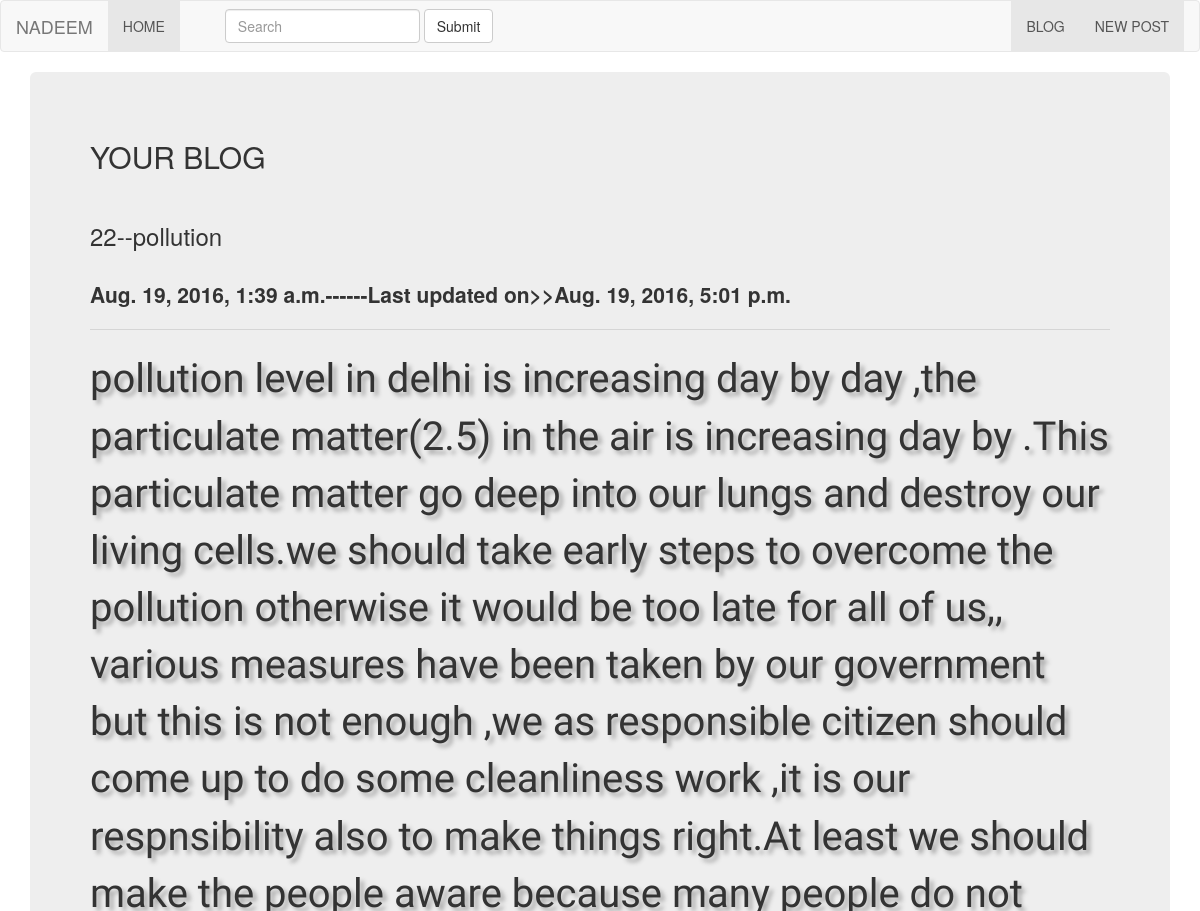
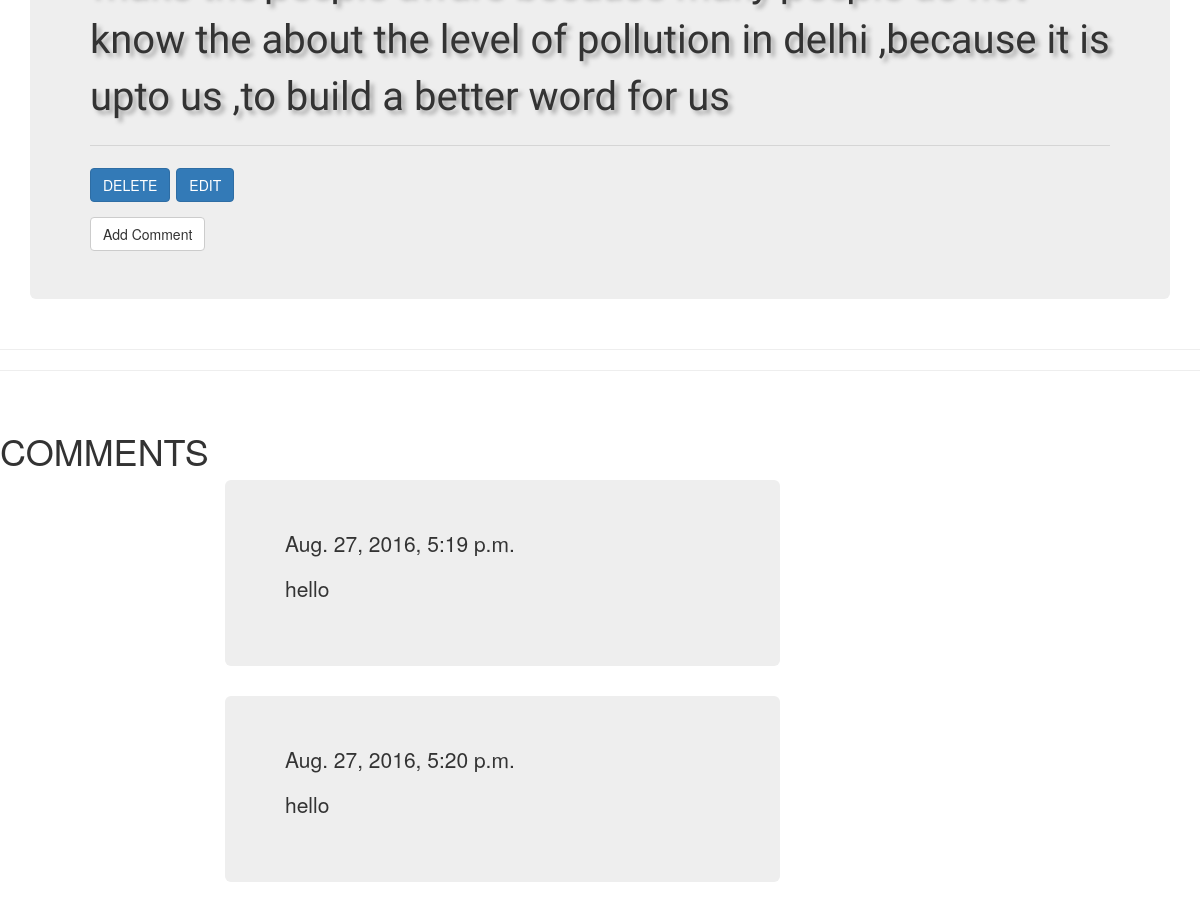
The page /22/ on the database its author committed (2 pictures, top to bottom).
### blog/models.py (models this page shows, shortened)
class Post(models.Model):
    title=models.CharField(max_length=120)
    image=models.ImageField(null=True,blank=True,width_field="width_field",height_field="height_field")
    height_field=models.IntegerField(default=0)
    width_field=models.IntegerField(default=0)
    content=models.TextField()
    updated=models.DateTimeField(auto_now=True,auto_now_add=False)
    timestamp=models.DateTimeField(auto_now=False,auto_now_add=True)

class comment(models.Model):
    post=models.ForeignKey('blog.Post',related_name='comments')
    text=models.TextField()
    created_date=models.DateTimeField(auto_now=False,auto_now_add=True)
    approved_comment=models.BooleanField(default=False)

### blog/views.py (the view)
# urls.py: url(r'^(?P<id>\d+)/$',views.post_detail,name='detail'),
def post_detail(request,id):
    instance=get_object_or_404(Post,id=id)
    context={
    "title":"Detail",
    "instance":instance
    }
    return render(request,"post_detail.html",context)

### blog/templates/post_detail.html (shortened to what this page needs)
{% extends "base.html" %}
{% block content%}
  {% include 'nav.html'%}
<div class="container">
  <div class="row" >
   <div class="col-sm-12 ">
<div class ="jumbotron">
  <h2>YOUR BLOG</h2><br>
  <h3>{{instance.id}}--{{instance.title}}</h3><br>
  <p><strong>{{instance.timestamp}}------Last updated on>>{{instance.updated}}</strong></p>
  <hr>
  <div class="p1">{{instance.content}}</div>
  <hr>
  <p><a href="{%url 'delete' instance.id %}" class="btn btn-primary" role="button">DELETE</a>     <a href="{%url 'update' instance.id %}" class="btn btn-primary" role="button">EDIT</a></p>
    <a class="btn btn-default" href="{%url 'add_comment' instance.id %}">Add Comment</a>
</div>
  </div>
  </div>
  </div>
<hr>
<hr>
<br>
<h1>COMMENTS</h1>
  {%for c in instance.comments.all%}
<div class="container">
  <div class="row">
       <div class="col-sm-6 col-sm-offset-2">
<div class="jumbotron" >
  <p>{{c.created_date}}</p>
        <p>{{c.text}}</p>
  </div>
  </div>
    </div>
  </div>
        {%endfor%}
  {%endblock content %}

### blog/templates/base.html (style rules this page uses)
.p1 { font-family: 'Tangerine', serif; font-size: 40px; text-shadow: 4px 4px 4px #aaa; }

### rows shown on the page
Post: id "22", title "pollution", timestamp "Aug. 19, 2016, 1:39 a.m.", updated "Aug. 19, 2016, 5:01 p.m.", content "pollution level in delhi is increasing day by day ,the particulate matter(2.5) in the air is increasing day by .This particulate matter go deep into our lungs and destroy our living cells.we should take early steps to overcome the pollution otherwise it would be too late for all of us,, various measures have been taken by our government but this is not enough ,we as responsible citizen should come up to do some cleanliness work ,it is our respnsibility also to make things right.At least we should make the people aware because many people do not know the about the level of pollution in delhi ,because it is upto us ,to build a better word for us"
comment: created_date "Aug. 27, 2016, 5:19 p.m.", text "hello"
comment: created_date "Aug. 27, 2016, 5:20 p.m.", text "hello"
